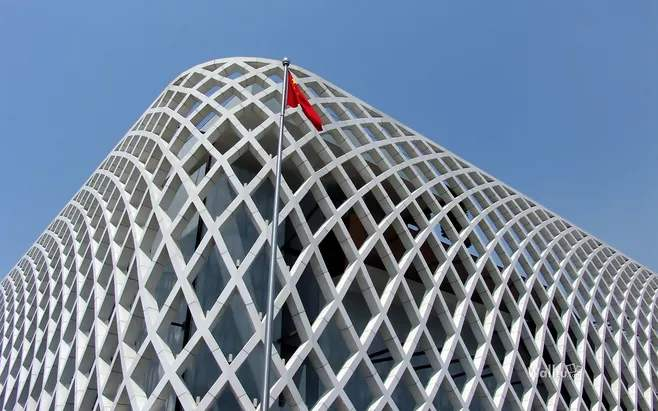
//> input picture test_opencv/data/img4.jpg, 658 x 411 px
$ ./testCanny   (built with g++ and OpenCV 4)
//> lines starting //> are read from the running program, lines starting //| are printed output that depends on the picture; after the words box and inside, x2 and y2 are one past the last pixel; in counts of white or black regions, pixels touching at a corner belong together
#include <opencv2/imgproc/imgproc.hpp>
#include <opencv2/highgui/highgui.hpp>
#include <iostream>
#include <stdio.h>
#include <stdlib.h>

using namespace cv;
using namespace std;

Mat src, src_gray;
Mat dst, detected_edges;

int edgeThresh = 1;
int lowThreshold;
int const max_lowThreshold = 100;
int ratio = 3;
int kernel_size = 3;
char* window_name = "Edge Map";

/**
 * @函数 CannyThreshold
 * @简介： trackbar 交互回调 - Canny阈值输入比例1:3
 */
void CannyThreshold(int, void*)
{
    /// 使用 3x3内核降噪
    blur( src_gray, detected_edges, Size(3,3) );
    imshow("detected edges",detected_edges);

    /// 运行Canny算子
    //! applies Canny edge detector and produces the edge map.
    // CV_EXPORTS_W void Canny( InputArray image, OutputArray edges,
    //                         double threshold1, double threshold2,
    //                         int apertureSize=3, bool L2gradient=false );
    Canny( detected_edges, detected_edges, lowThreshold, lowThreshold*ratio, kernel_size );

    /// 使用 Canny算子输出边缘作为掩码显示原图像
    dst = Scalar::all(0);

    src.copyTo( dst, detected_edges);
    imshow( window_name, dst );
 }


/** @函数 main */
int main( int argc, char** argv )
{
    /// 装载图像
    src = imread("data/img4.jpg");
//> src is the input picture: 411 rows x 658 cols, CV_8UC3; mean B, G, R 154.6, 133.3, 116.8

    if( !src.data )
    { return -1; }

    /// 创建与src同类型和大小的矩阵(dst)
    dst.create( src.size(), src.type() );

    /// 原图像转换为灰度图像
    cvtColor( src, src_gray, CV_BGR2GRAY );
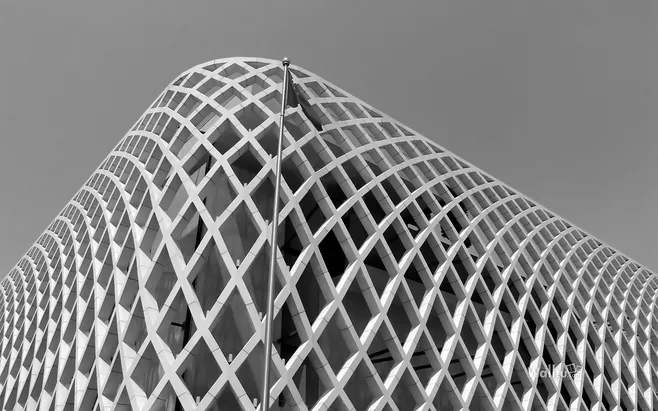
//> src_gray: 411 rows x 658 cols, CV_8UC1; min 0, max 255, mean 130.8

    /// 创建显示窗口
    namedWindow( window_name, CV_WINDOW_AUTOSIZE );
    imshow("raw image",src);
    cout << "Src size:" << src.rows << "cols: " << src.cols << endl;
//| Src size:411cols: 658

    /// 创建trackbar
    createTrackbar( "Min Threshold:", window_name, &lowThreshold, max_lowThreshold, CannyThreshold );

    /// 显示图像
    CannyThreshold(0, 0);
//> in CannyThreshold, `Canny( detected_edges, detected_edges, lowThreshold, lowThreshold*rati..`:
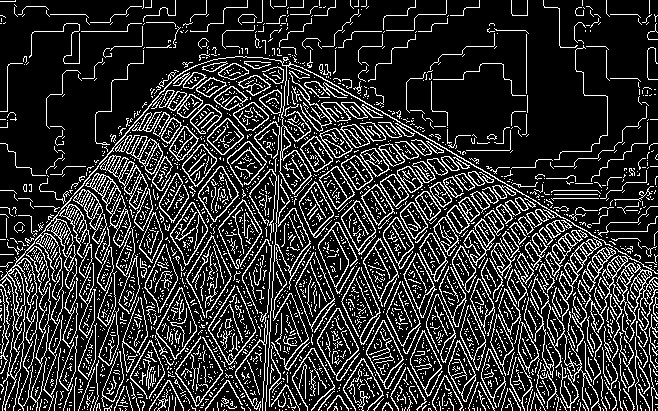
//> detected_edges: 411 rows x 658 cols, CV_8UC1; 18.8% white in thin lines or dots
//> in CannyThreshold, `src.copyTo( dst, detected_edges);`:
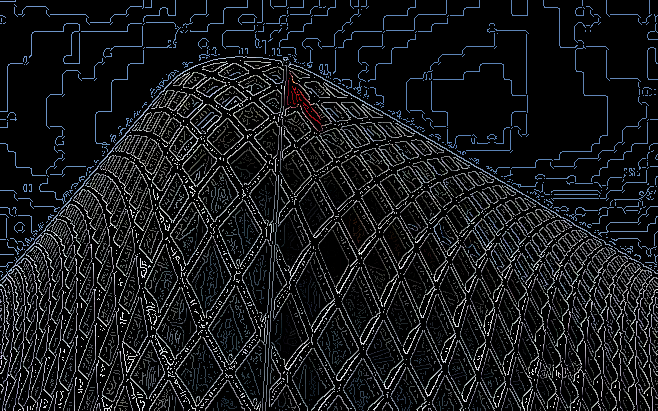
//> dst: 411 rows x 658 cols, CV_8UC3; mean B, G, R 26.6, 24.5, 22.8

    /// 等待用户反应
    waitKey(0);

    return 0;
  }

$ run again, with test_opencv/data/img2.jpg copied over test_opencv/data/img4.jpg
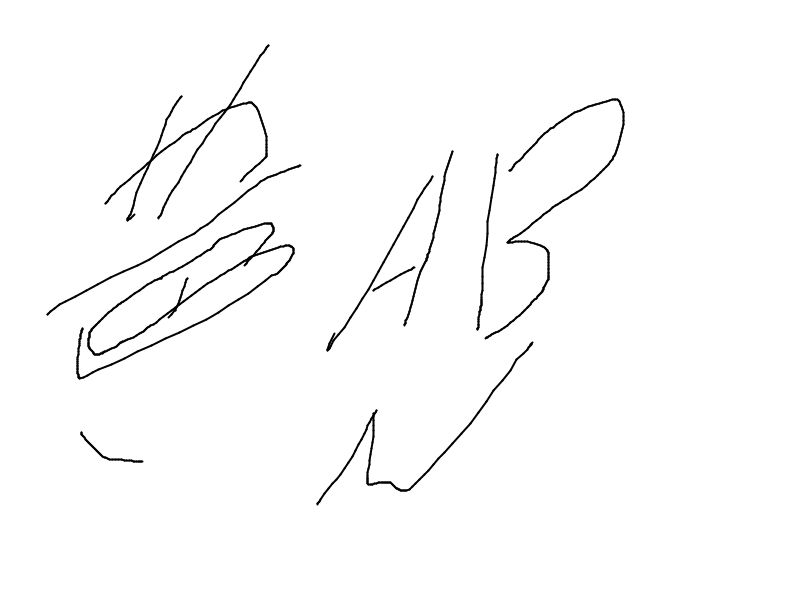
//> input picture test_opencv/data/img2.jpg, 800 x 600 px
//> src is the input picture: 600 rows x 800 cols, CV_8UC3; min 0, max 255, mean 251.1
//| Src size:600cols: 800
//> in CannyThreshold, `Canny( detected_edges, detected_edges, lowThreshold, lowThreshold*rati..`:
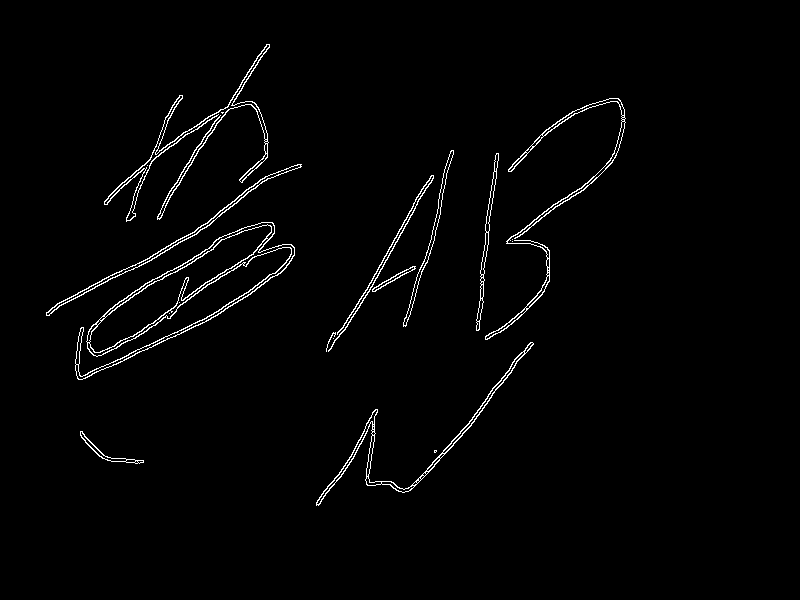
//> detected_edges: 600 rows x 800 cols, CV_8UC1; 1.7% white in thin lines or dots, all inside (x1, y1, x2, y2) = (46, 44, 626, 506)
//> in CannyThreshold, `src.copyTo( dst, detected_edges);`:
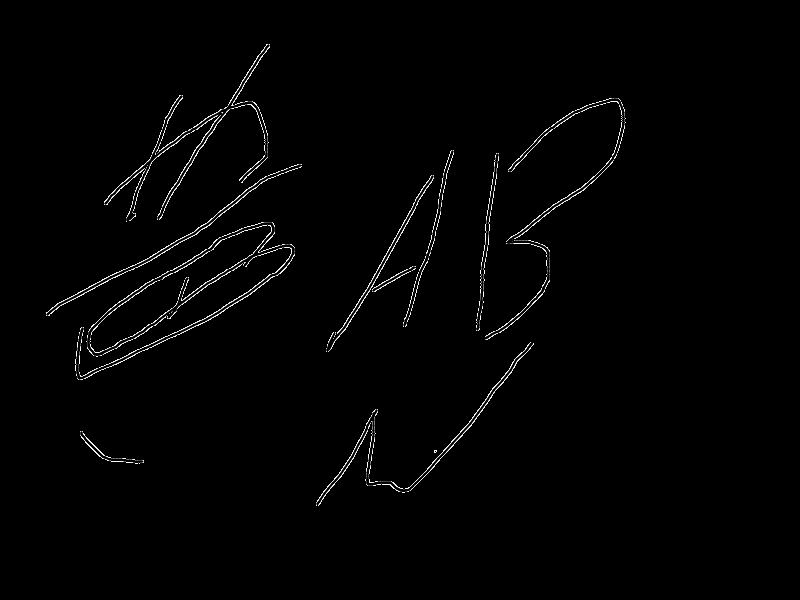
//> dst: 600 rows x 800 cols, CV_8UC3; min 0, max 255, mean 3.2

$ run again, with test_opencv/data/img3.jpg copied over test_opencv/data/img4.jpg
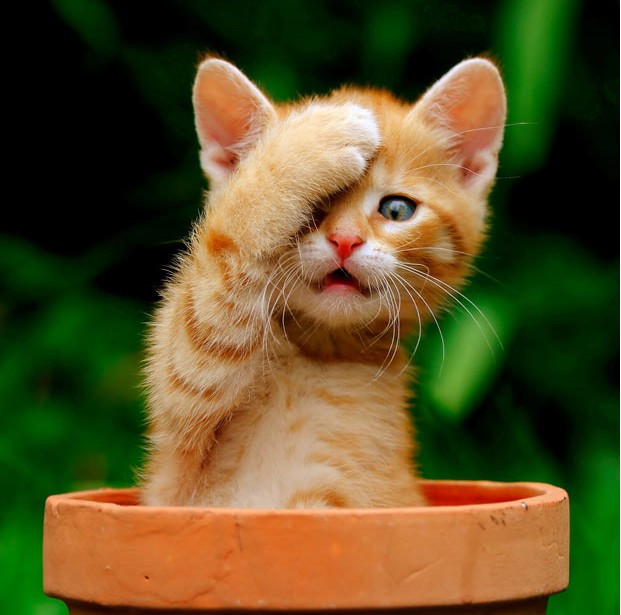
//> input picture test_opencv/data/img3.jpg, 621 x 615 px
//> src is the input picture: 615 rows x 621 cols, CV_8UC3; mean B, G, R 38.9, 80.1, 90.7
//| Src size:615cols: 621
//> in CannyThreshold, `Canny( detected_edges, detected_edges, lowThreshold, lowThreshold*rati..`:
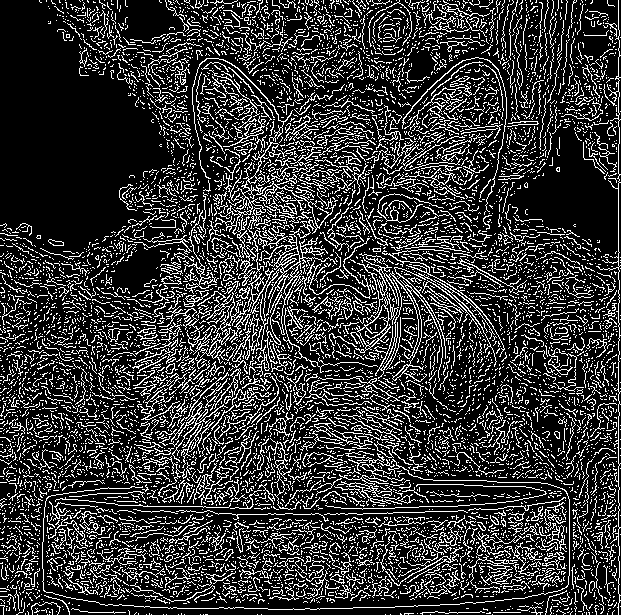
//> detected_edges: 615 rows x 621 cols, CV_8UC1; 21% white in thin lines or dots
//> in CannyThreshold, `src.copyTo( dst, detected_edges);`:
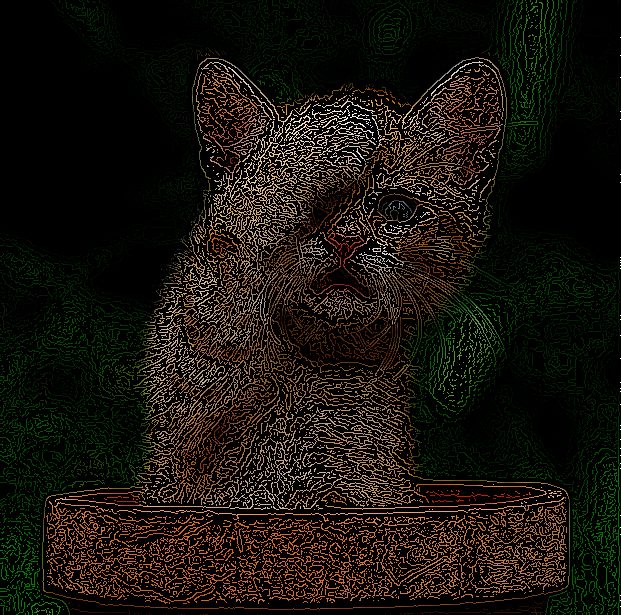
//> dst: 615 rows x 621 cols, CV_8UC3; mean B, G, R 10, 19.7, 23.2

$ run again, with test_opencv/data/img.jpg copied over test_opencv/data/img4.jpg
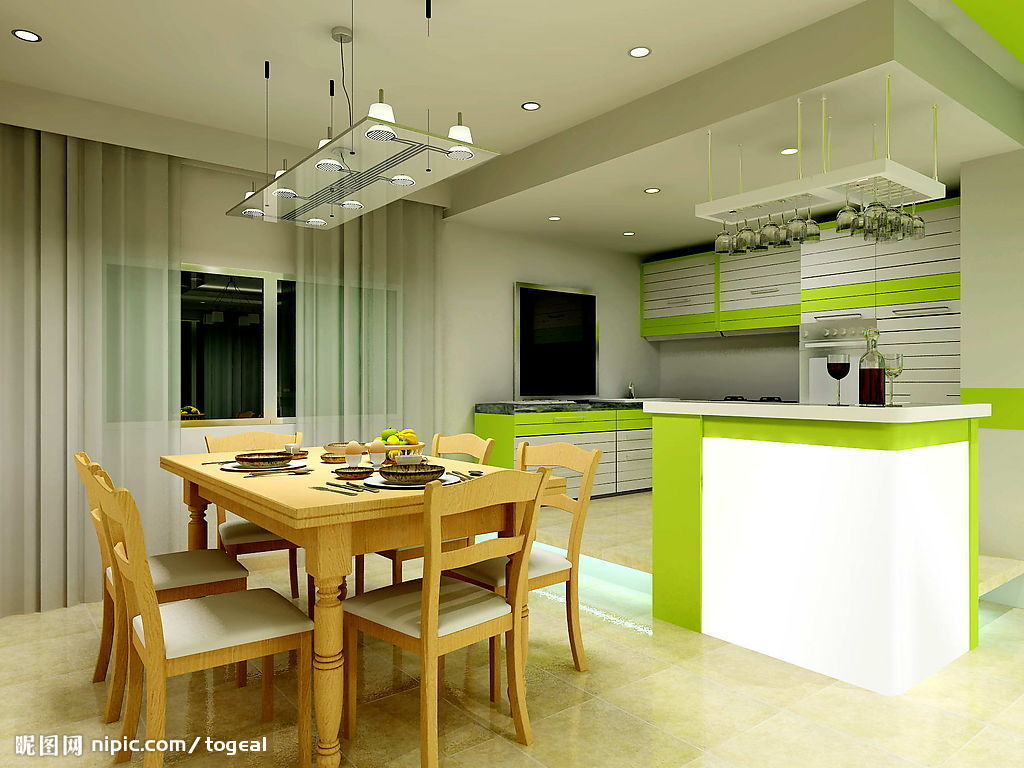
//> input picture test_opencv/data/img.jpg, 1024 x 768 px
//> src is the input picture: 768 rows x 1024 cols, CV_8UC3; mean B, G, R 110.8, 157, 163
//| Src size:768cols: 1024
//> in CannyThreshold, `Canny( detected_edges, detected_edges, lowThreshold, lowThreshold*rati..`:
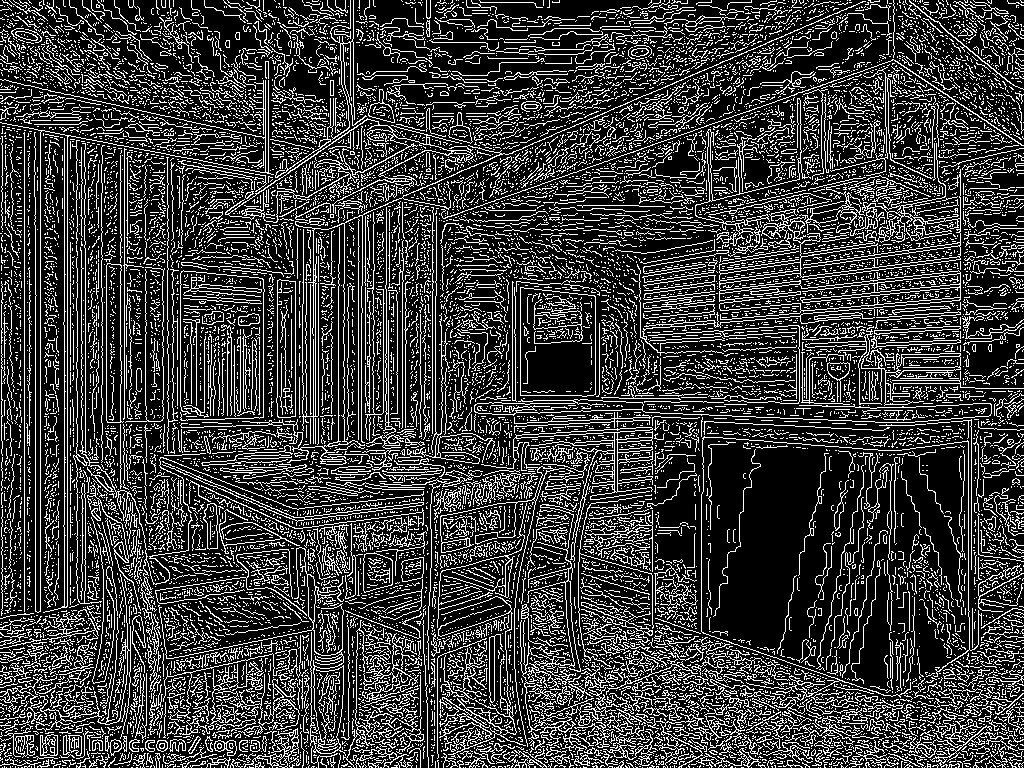
//> detected_edges: 768 rows x 1024 cols, CV_8UC1; 23.2% white in thin lines or dots
//> in CannyThreshold, `src.copyTo( dst, detected_edges);`:
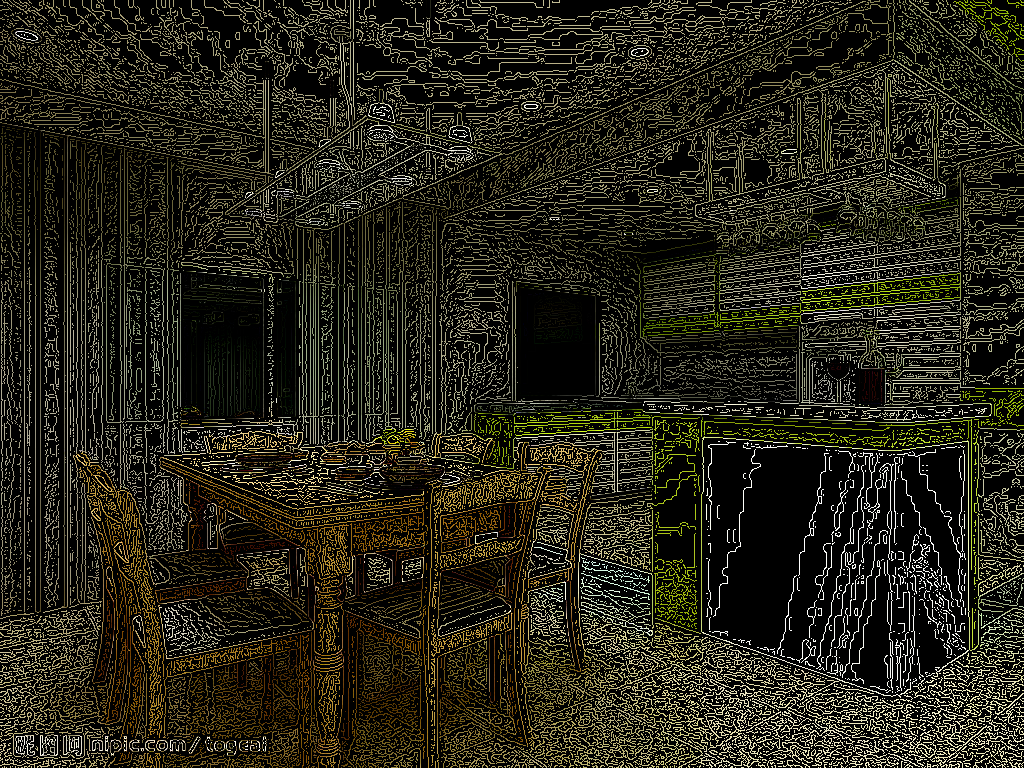
//> dst: 768 rows x 1024 cols, CV_8UC3; mean B, G, R 24.6, 36, 37.6
